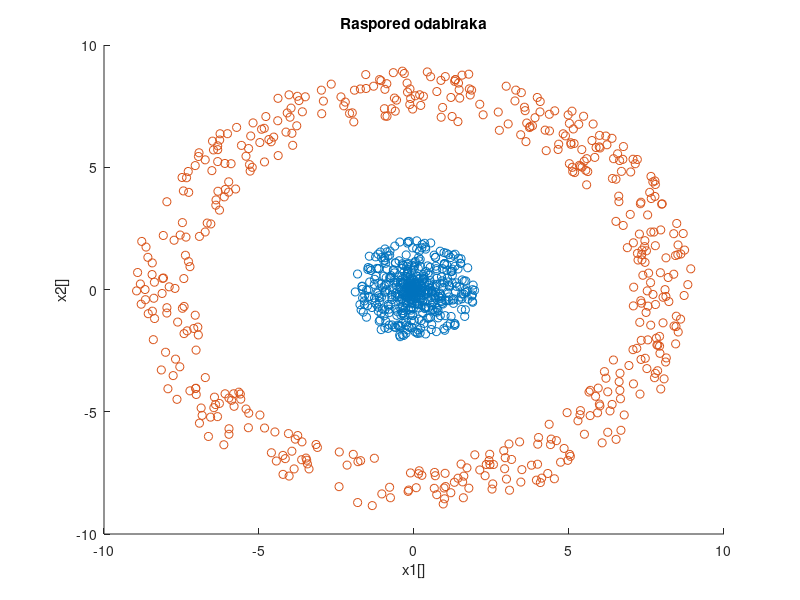
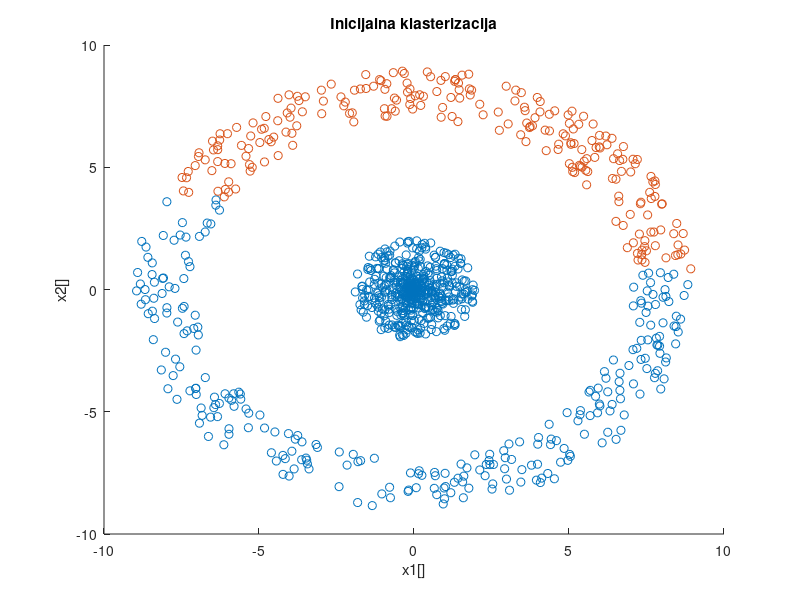
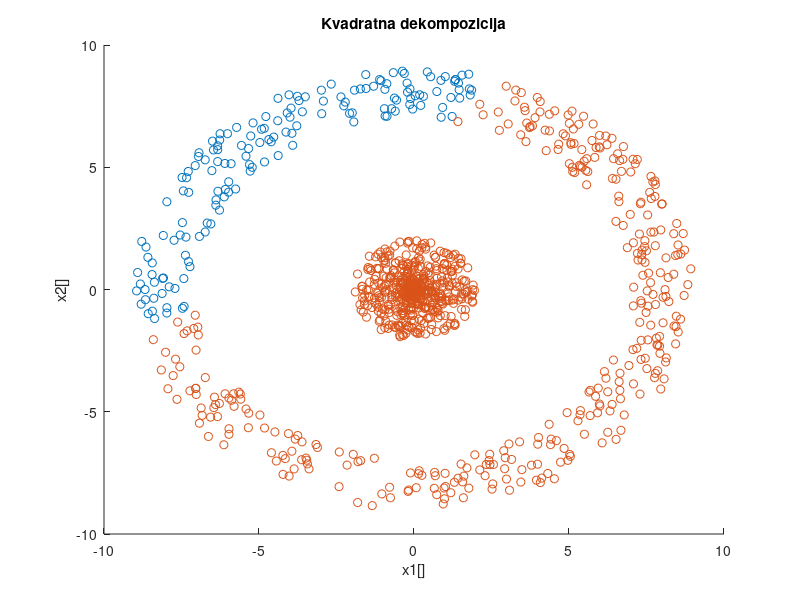

Write MATLAB code to recreate these figures, in order.
clear;
close all;
clc;

N = 500;

%KRUG
R = 2*rand(1,N);
theta = 2*pi*rand(1,N);

K1 = [R.*cos(theta);R.*sin(theta)]';

%PRSTEN
R = 7 + 2*rand(1,N);
theta = 2*pi*rand(1,N);

K2 = [R.*cos(theta);R.*sin(theta)]';

figure(1)
hold all;
scatter(K1(:,1),K1(:,2))
scatter(K2(:,1),K2(:,2))
title('Raspored odabiraka')
xlabel('x1[]')
ylabel('x2[]')

%inicijalna kalsterizacija
omega = randi([1 2],1,2*N);
omega_novo = zeros(1,2*N);

K = [K1;K2];

while(1)
    flag = 0;    
    
    K1_ = K(omega == 1,:);
    K2_ = K(omega == 2,:);
    
    M1_ = mean(K1_);
    M2_ = mean(K2_);
    
    M_ = [M1_;M2_];
    
    S1_ = cov(K1_);
    S2_ = cov(K2_);
    
    S_ = [S1_;S2_];
   
    for i = 1:length(K)
        X = K(i,:);
        d_min = inf;
        for j = 1:2
            d = (X(1) - M_(j,1))^2 + (X(2) - M_(j,2))^2;
            if d < d_min
                d_min = d;
                idx = j;
            end
        end
        omega_novo(i) = idx;
        if idx ~= omega(i)
            flag = 1;
        end
    end
    
    if flag == 0
        break;
    end
    
    omega = omega_novo;
    
end

figure(2)
hold all;
scatter(K1_(:,1),K1_(:,2),'ro')
scatter(K2_(:,1),K2_(:,2),'go')
title('Inicijalna klasterizacija')
xlabel('x1[]')
ylabel('x2[]')

%% kvadratna dekompozicija

omega = randi([1 2],1,2*N);

cnt = 0;
while(1)
    cnt = cnt + 1;
    flag = 0;
    
    K1_ = K(omega == 1,:);
    K2_ = K(omega == 2,:);
    
    P1_ = length(K1_)/length(K);
    P2_ = length(K2_)/length(K);
    P_ = [P1_;P2_];
    
    M1_ = mean(K1_);
    M2_ = mean(K2_);
    M_ = [M1_;M2_];
    
    S1_ = cov(K1_);
    S2_ = cov(K2_);
    S_ = [S1_;S2_];
    
    for i = 1:length(K)
        X = K(i,:);
        d_min = inf;
        for j = 1:2
            d = (X'-M_(j,:)')'*(S_(2*(j-1)+1:2*j,:))^(-1)*(X'-M_(j,:)') + log(det(S_(2*(j-1)+1:2*j,:))) - log(P_(j));
            if d < d_min
                d_min = d;
                idx = j;
            end
        end
%         d1 = 0.5*(X' - M1_')'*S1_^(-1)*(X'-M1_') + 0.5*log(det(S1_)) - 0.5*log(P1_);
%         d2 = 0.5*(X' - M2_')'*S2_^(-1)*(X'-M2_') + 0.5*log(det(S2_)) - 0.5*log(P2_);
%         if d1 < d2
%             idx = 1;
%         else
%             idx = 2;
%         end
        omega_novo(i) = idx;
        if idx ~= omega(i)
            flag = 1;
        end
    end
    
    if flag == 0
        break;
    end
    
    omega = omega_novo;
 
end

figure(3)
hold all;
scatter(K1_(:,1),K1_(:,2),'ro')
scatter(K2_(:,1),K2_(:,2),'go')
title('Kvadratna dekompozicija')
xlabel('x1[]')
ylabel('x2[]')